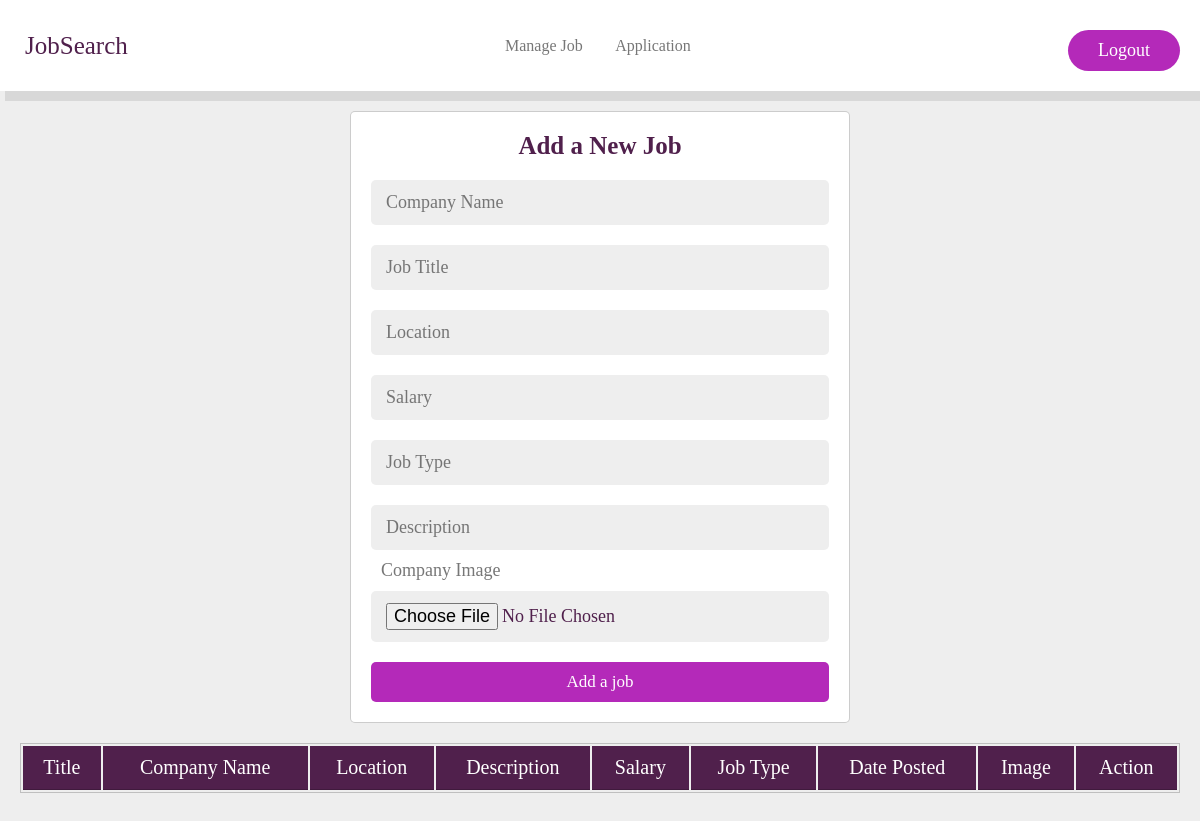
/backend2/recruiter/mangejob.php, run on an earlier commit of the app's database.
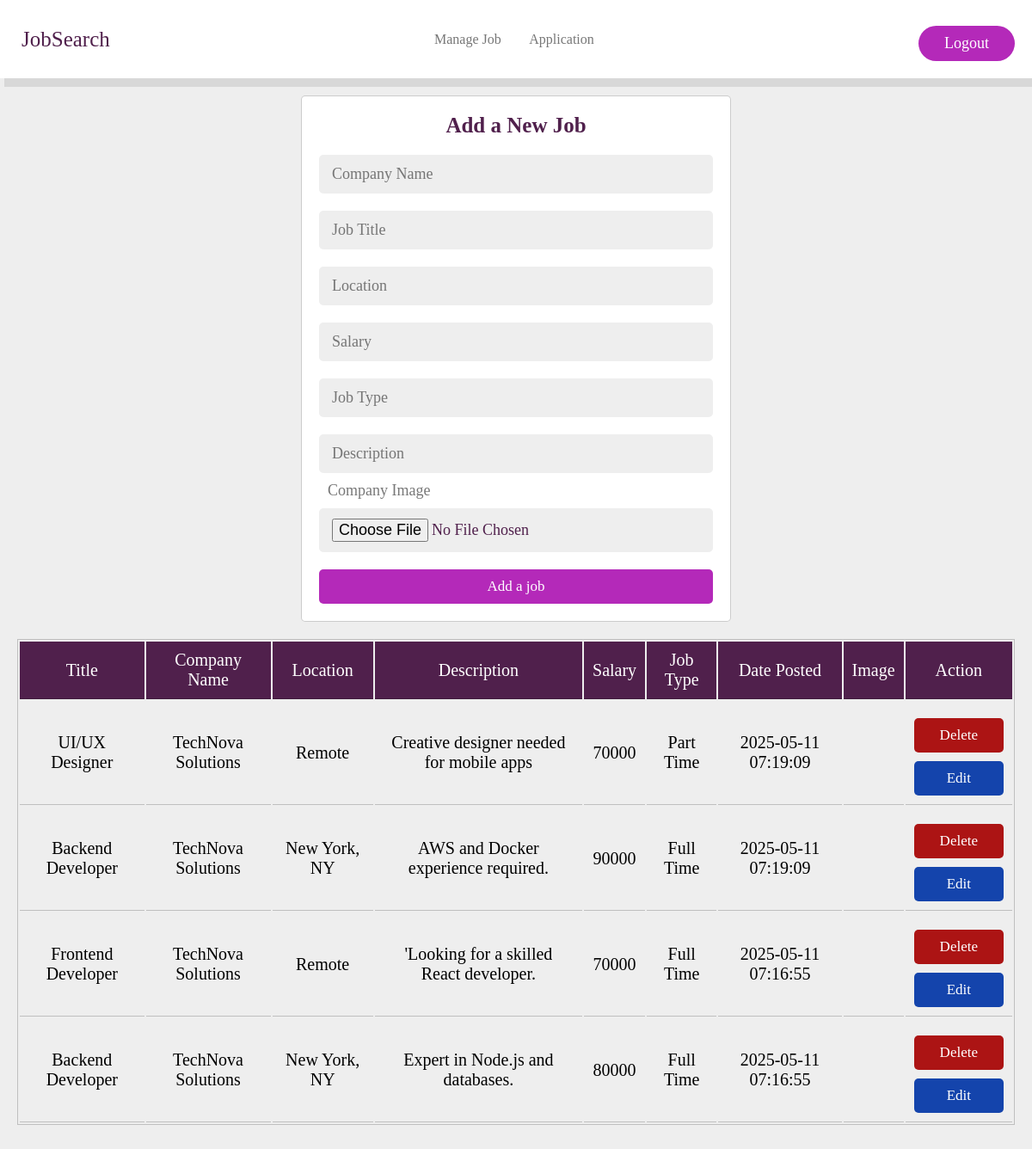
And on a later commit of the database.
### tables this page shows
CREATE TABLE `jobs` (
  `job_id` int(11) NOT NULL,
  `company_id` int(11) NOT NULL,
  `job_title` varchar(50) NOT NULL,
  `location` varchar(50) NOT NULL,
  `salary` decimal(50,0) NOT NULL,
  `job_type` enum('Full Time','Part Time') NOT NULL,
  `description` text NOT NULL,
  `date_posted` datetime NOT NULL DEFAULT current_timestamp() ON UPDATE current_timestamp(),
  `company_image` blob NOT NULL
);

CREATE TABLE `companies` (
  `id` int(11) NOT NULL,
  `name` varchar(255) NOT NULL,
  `description_company` text DEFAULT NULL,
  `location_company` varchar(255) DEFAULT NULL,
  `website` varchar(255) DEFAULT NULL,
  `created_at` datetime DEFAULT current_timestamp()
);

### backend2/recruiter/mangejob.php (the view, shortened to what this page needs)
<?php
include __DIR__ . '/headeradmin.php';
$username="root";
$password="";
$database =new PDO("mysql:host=localhost; dbname=jobsdb; charset=utf8", $username,$password);
?>
<div class="container">
<div class="admin-job-form-container">
    <form action="" method="POST">
          <h3>Add a New Job</h3>
          <input type="text" placeholder="company name" name="company-name" maxlength="20" class="box">
          <input type="text" placeholder="job title" name="job-name" maxlength="20" class="box">
          <input type="text" placeholder="location" name="location" maxlength="20" class="box">
          <input type="text" placeholder="Salary" name="salary" maxlength="20" class="box">
          <input type="text" placeholder="Job type" name="job-type" maxlength="20" class="box">
          <input type="text" placeholder="description" name="description" maxlength="500" class="box">
          <div style="font-size: 1.8rem; color: #777;text-transform: capitalize;padding-left: 1rem;">Company image</div>
          <input type="file" accept="img/png, img/jpeg, img/jpg" name="company-image" class="box">
          <input type="submit" class="btn-admin" name="add_job" value="Add a job">
    </form>
</div>
<div class="job_disblay">
                <table class="job-disblay-table">
                    <thead>
                        <tr>
                            <td>Title</td>
                            <td>Company Name</td>
                            <td>Location</td>
                            <td>Description</td>
                            <td>Salary</td>
                            <td>Job Type</td>
                            <td>Date Posted</td>
                            <td>Image</td>
                            <td>Action</td>
                        </tr>
                    </thead>
                    <tbody>
                        <?php
                         $getItem =$database->prepare("SELECT Jobs.*, Companies.name AS company_name
                                                FROM Jobs
                                               JOIN Companies ON Jobs.company_id = Companies.id
                                                 ORDER BY date_posted DESC");
                         $getItem->execute();
                         foreach($getItem AS $Result){
                        ?>
                         <td><?php echo $Result['job_title']?></td>
                         <td> <?php echo $Result['company_name']?></td>
                         <td><?php echo $Result['location']?></td>
                         <td><?php echo $Result['description']?></td>
                         <td><?php echo $Result['salary']?></td>
                         <td><?php echo $Result['job_type']?></td>
                         <td><?php echo $Result['date_posted'] ?></td>
                             <td><img src="file:///C:/xampp/htdocs/Admin/Admin.html" height="100" alt=""></td>
                        <td>
                            <form method="POST">
                            <button class="btn-delete" name="delete" type="submit" value= "<?php echo $Result['job_id']?> ">Delete</button>
                            <a href="Edit.php?edit=<?php echo $Result['job_id']?>" class="btn-edit">Edit</a></form>
                        </td>
                         <?php
                         };
                        ?>
                 </tbody></table>
            </div>
          </div>

### backend2/recruiter/headeradmin.php (shortened to what this page needs)
<!DOCTYPE html>
<html lang="en"><head>
         <link rel="stylesheet" href="\job_website\dist\css\style.min.css">
         <link rel="stylesheet" href="https://unpkg.com/boxicons@latest/css/boxicons.min.css">
     </head>
     <body>
          <header class="header">
            <section class="flex">
                <a href="" class="logo"><i class=""></i> JobSearch </a>
                <nav class="navbar">
                    <a href="mangejob.php">Manage job</a>
                    <a href="Application.php">Application</a>
                </nav>
                <form><button  type='submit'  name='submit' class='btn' >Logout</button></form>
            </section>
          </header>

What changed in the data, as far as the page shows it:
added jobs: job_title "UI/UX Designer", company.name "TechNova Solutions", location "Remote", description "Creative designer needed for mobile apps", salary "70000", job_type "Part Time", date_posted "2025-05-11 07:19:09", $Result['job_id'] 30 (drawn)
added jobs: job_title "Backend Developer", company.name "TechNova Solutions", location "New York, NY", description "AWS and Docker experience required.", salary "90000", job_type "Full Time", date_posted "2025-05-11 07:19:09", $Result['job_id'] 31 (drawn)
added jobs: job_title "Frontend Developer", company.name "TechNova Solutions", location "Remote", description "'Looking for a skilled React developer.", salary "70000", job_type "Full Time", date_posted "2025-05-11 07:16:55", $Result['job_id'] 28 (drawn)
added jobs: job_title "Backend Developer", company.name "TechNova Solutions", location "New York, NY", description "Expert in Node.js and databases.", salary "80000", job_type "Full Time", date_posted "2025-05-11 07:16:55", $Result['job_id'] 29 (drawn)
